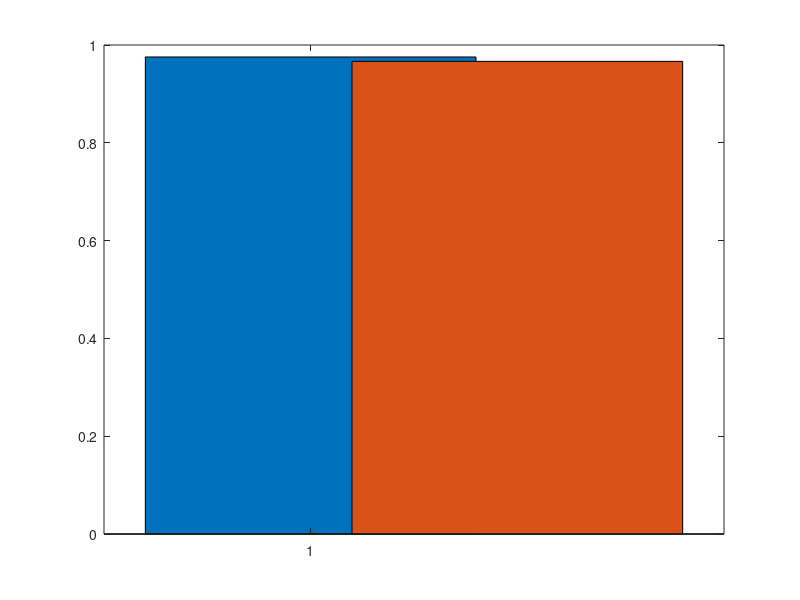

Reproduce this figure in MATLAB. (Note: this script raises an error after producing the figure.)
%% Energy consumption model (ESP32 MCU)
clc;
clear all;

% %************Data Packet Transmission*************************
%************Data Packet Transmission*************************
N=120;                                      %Number of neighbours in this case number of nodes in the network

%******Time constants*******%
SIFS = 0.00001; %10e-06; 
slot_time = 0.00002; %20e-06; 
DIFS = 0.00005; %50e-06;
delta= 0.0000020014; %1e-06;     %propagation delay(s) {d/c} from application scenario (largest distance to destination is 600.0m)
Tsim=20;                                    %20s simulation time
TudpStopTime=15.75;                         % UDPApp stop time
sendinterval= 0.25;                         %packet send interval
Tremaining_sim = Tsim-TudpStopTime;         %time remaining after the UDP stopTime till end of simulation (Tsim-TstopTime_UDP)
P_ack=194;                                  %194 bits including PHY layer 
D_rate=65000000;                            %65 Mbps
T_ACK= SIFS+(P_ack/D_rate);                 %Ack packet reception time
Tr=SIFS+(P_ack/D_rate)+delta;
%*****power consumption value in diff. mode of ESP32 MCU operation*******%
Pt= 0.594;                                  %Tx in watts, 180mA @3.3v VDD
Pr=0.33;                                    %Rx power in watts, 100mA @3.3v VDD
Pidle=49.5e-3;                              %P idle in watts, 15mA @ 3.3v VDD
Pslp=2.64e-3;                               %P sleep mode in watts, 0.8mA @ 3.3v VDD 

%********************Neighbor Discovery**********************
T_NS=1.011365623272451e-04;                           % Neighbor Solicitation (NS) msg Tx time from DCF model in chpt 4 with 65Mbps rate (946 bits)
T_NA=1.011365623272451e-04;                           % Neighbor Advertisement (NA) msg (946 bits) Tx time from DCF model in chpt 4 with 65Mbps rate

%EC_ND= (Pt*T_NS)*(N-1) +(Pr*T_NA)*(N-1);    %EC from ND TXsion and Rxtion

EC_ND= Pt*T_NS + (N-1)*Pr*T_NS +  Pt*T_NA + (N-1)*Pr*T_NA; 
%********************RPL Control Message**********************
sendinterval_cntrl= 10; 

Ttx_DIO=9.161618841683301e-05; %9.92e-05;  %Time to transmit DIO cntrl msg=Time to receive DIO 
Trx_DIO=9.161618841683301e-05; %9.92e-05;

Tidlecntrldio = sendinterval_cntrl - (Ttx_DIO*119);

% EC_RPL= (Pr*Trx_DIO) + (Pt*Ttx_DIO)*(N-1) +(Pr*Trx_DIO)*(N-1) + Pidle*(Tidlecntrldio);    %DIO broadcast to all Ngbrs, receive rom all Ngbrs, and 1 reception from Root/gateway

EC_RPL= (Pt*Trx_DIO)+ (Pr*Trx_DIO)*(N-1) + (Pt*Ttx_DIO) + Pr*Ttx_DIO*(N-1) + Pidle*(Tidlecntrldio); 

%********************Data packets**********************
K=5/sendinterval;                            %No. of packets sent by each node over 5 second recording period
Ttx=0.000434383;                             %Tx time from DCF model in chpt 4 with 65Mbps rate
%Trx=3.902844102564103e-05;                   %Tr same as transmission time

Tidle= sendinterval - (Ttx+T_ACK);             %Time interval between end of a packet transmission and the beginning of the next


%EC_data=(Pt*Ttx)*20 + (Pr*T_ACK)*20 + (Pidle*Tidle)*20;
EC_data=((Pt*Ttx) + Pr*Ttx +Pt*T_ACK + (Pr*Tr) + (Pidle*Tidle))*20;

%*********TOTAL Energy Consumed Per Sweep***********%

EC_Total= EC_ND + EC_RPL + EC_data +(Pidle*Tremaining_sim);

%% Simulation Validation with 1 Shot (Energy Consumed per Shot per Geophone
% %%%
% EC_SimvsAnly =[0.966564279]; %0.9605];   %1st column 20 MHz non-overlapping, 2nd 40 MHz partially ovlpn
% err_chpt6sec2 = [0.008816741]; 
% %EC_Total=[];
% %Analytic= [0.972506400715762];
% 
% figure;
% ax = gca;
% 
% % Define the positions for each set of bars
% x = 1:2;
% 
% % Plot the bars
% bar(ax, x(1), EC_SimvsAnly);
% hold(ax, 'on');
% errorbar(ax, x(1), EC_SimvsAnly, err_chpt6sec2, 'LineStyle', 'none', 'Color', 'k');
% bar(ax, x(2), EC_Total);
% 
% % Set the axis limits and labels
% xlim(ax, [0 3]);
% xticks(ax, x);
% xticklabels(ax, {'Simulation', 'Analytical'});
% %xlabel(ax, 'Data Sets');
% ylabel(ax, 'EC (Joules)');

%%%***************************************
EC_SimvsAnly =[0.966564279]; %0.9605];   %1st column 20 MHz non-overlapping, 2nd 40 MHz partially ovlpn
err_chpt6sec2 = [0.008816741]; 
%EC_Total=[];
%Analytic= [0.972506400715762];

figure;
ax = gca;

% Define the positions for each set of bars
x = 1:2;

% Plot the bars
bar(ax, x(1), EC_Total);
hold(ax, 'on');
bar(ax, x(2), EC_SimvsAnly);
hold(ax, 'on');
errorbar(ax, x(2), EC_SimvsAnly, err_chpt6sec2, 'LineStyle', 'none', 'Color', 'k','LineWidth', 2);


% Set the axis limits and labels
xlim(ax, [0 3]);
xticks(ax, x);
xticklabels(ax, {'Analytical','Simulation'});
%xlabel(ax, 'Data Sets');
ylabel(ax, 'EC (Joules)');

%%%% Plotting EC in individual phases from Analytical and compare with
%%%% simulation
figure;
ax = gca;

x = 1:5;

bar(EC_ND);
hold(ax, 'on');
bar(ax, x(2), EC_RPL);
hold(ax, 'on');

bar(ax, x(3), EC_data);
hold(ax, 'on');

bar(ax, x(4), EC_Total);

% Plot the bars
bar(ax, x(5), EC_SimvsAnly);
hold(ax, 'on');
errorbar(ax, x(5), EC_SimvsAnly, err_chpt6sec2, 'LineStyle', 'none', 'Color', 'k','LineWidth', 2);
% Set the axis limits and labels
xlim(ax, [0 6]);
xticks(ax, x);
xticklabels(ax, {'ND', 'RPL','Data Tx','Total Analytical','Total Simulation'});
% xticklabels(ax, {'Network setup ND', 'Network setup RPL','Data Tx/node/Shot','Total Analytical','Total Simulation'});
%xlabel(ax, 'Data Sets');
ylabel(ax, 'EC (Joules)');


% figure();
% Analytic= [0.978363164207432];
% EC_SimvsAnly =[	0.966564279; 0.978363164207432]; %0.9605];   %1st column 20 MHz non-overlapping, 2nd 40 MHz partially ovlpn
% err_chpt6sec2 = [0.008816741; 0]; 
% b = bar(EC_SimvsAnly, 'grouped');
% xticklabels ({'Simulation', 'Analytical',});
% %xticklabels ({'Hop Count OF', 'Energy OF' , 'ETX OF', 'EC Analytical',});
% title=('Average Energy Consumed Per node Per Shot');
% %xlabel('PDR', 'FontSize',16,'FontWeight','bold');
% ylabel ('EC (Joules)','FontSize',16,'FontWeight','bold');
% %lg = legend ( 'Hop Count OF', 'Energy OF' , 'ETX OF', 'Analytical', 'AutoUpdate' , 'off' );
% %lg = legend ( 'Hop Count', 'ETX', 'Energy' , 'AutoUpdate' , 'off' );
% lg.Location = 'northwest' ;
% %For error bar plot
% hold on
% % Find the number of groups and the number of bars in each group
% [ngroups, nbars] = size(EC_SimvsAnly);
% % Calculate the width for each bar group
% groupwidth = min(0.8, nbars/(nbars + 1.5));
% % Set the position of each error bar in the centre of the main bar
% for i = 1:nbars
%     % Calculate center of each bar
%     x = (1:ngroups) - groupwidth/2 + (2*i-1) * groupwidth / (2*nbars);
%    % errorbar(model_series,model_error);
%   errorbar(x,EC_SimvsAnly(:,i), err_chpt6sec2(:,i), 'k', 'linestyle', 'none');
% end
% %hold on
% %bar(Analytic);
% hold off

% %############################### OLD ###################################
% %Tx, Rx, and Idle times
% Tt=0.000434383;                             %Tx time from DCF model in chpt 4 with 65Mbps rate
% Tr=3.902844102564103e-05;                   %Tr same as transmission time
% 
% Tidle= sendinterval - (Tt+Tr);                   %Time interval between end of a packet transmission
%                                             %and the beginning of the next
% 
% %Energy consumed for a single packet transmission
% 
% Ep = (Pt*Tt) + (Pr*Tr) + (Pidle*Tidle) 
% 
% %Energy consumed per shot with 20 pckts sent excluding Control packets
% 
% Ep_pernode = (Pt*Tt)*20 + (Pr*Tr)*20 + (Pidle*Tidle)*20 +(Pidle*Tremaining_sim);     % (Pr*Tidle)--> (Pr=Plisten)--> Rx listening during idle period
%                                                     % (Pidle*Tidle)
% % %Energy consumed per shot with 20 pckts sent excluding Control packets
% %  Esht= (Ep*20)+(Pidle*Tremaining_sim);
% % 
% % 
%  %************Control(DIO/DAO) Packet Transmission*************************
% sendinterval_cntrl= 10;                           %default DIO interval in RPL is set to be 10 seconds
% Tdio=9.92e-05;	        %From calculations in file "Dio_Dao_TxtimeCalc.m"
% %Tdao=1.09207e-05;           %From calculations in file "Dio_Dao_TxtimeCalc.m"
% 
% % Tdio=1.10749e-05;	        %From calculations in file "Dio_Dao_TxtimeCalc.m"
% % Tdao=1.09207e-05;           %From calculations in file "Dio_Dao_TxtimeCalc.m"
% 
% Tidlecntrldio = sendinterval_cntrl - (Tdio*120);
% %Tidlecntrldao = sendinterval_cntrl - (Tdao*120);
% 
% % Tidlecntrldio = sendinterval_cntrl - Tdio;
% % Tidlecntrldao = sendinterval_cntrl - Tdao;
% 
% %Energy consumed for dio packet transmission per shot
% 
% % Ep_cntrl = (Pr*Tdio) + (Pt*Tdio)*120 + (Pidle*Tidlecntrldio);         %Energy consumed per shot due to dio Messages
% Ep_cntrl = 2*(Pr*Tdio) + (Pt*Tdio)*120*2 + (Pidle*Tidlecntrldio);       %Pr is for 1st dio received rom gateway
%                                                                         % Dio broadcasted to all nodes twice throughout simulation, 
%                                                                         % Tidlecontroldio is after the 1st dio txmsn
% 
% %Ep_cntrlsht = Pt*(Tdio+Tdao) + Pr*(Tdio+Tdao) + Pidle*(Tidlecntrldio);
%  %Pidle*(Tidlecntrldio+Tidlecntrldao);
% 
% 
% % ECpershot= Esht+Ep_cntrlsht;    %Total energy consumed per shot in joules 
% 
%  %************Control(DAO) Packet Transmission*************************
% Tdio=9.92e-05;	        %From calculations in file "Dio_Dao_TxtimeCalc.m"
% 
% Tidlecntrldio = sendinterval_cntrl - (Tdio*120);
% 
% %*******Total Energy Consumed in Joule per Shot*********%
% 
% ECpershot= Ep_pernode+Ep_cntrl;    %Total energy consumed per shot in joules 
% %############################### OLD END ###################################

%%%%%%%%%%%%%%%%%%%%%%%%%%%%%%%%%%%%%%%%%%%%%%%%%%%%%%%%%%%%%%%%%%%%%%%%%
% %
% Tsim=20;                                    %20s simulation time
% TudpStopTime=15.75;                         % UDPApp stop time
% sendinterval= 0.25;                         %packet send interval
% Tremaining_sim = Tsim-TudpStopTime;         %time remaining after the UDP stopTime till end of simulation (Tsim-TstopTime_UDP)
% %power consumption value in diff. mode of ESP32 MCU operation
% Pt= 0.594;                                  %Tx in watts, 180mA @3.3v VDD
% Pr=0.33;                                    %Rx power in watts, 100mA @3.3v VDD
% Pidle=49.5e-3;                              %P idle in watts, 15mA @ 3.3v VDD
% Pslp=2.64e-3;                               %P sleep mode in watts, 0.8mA @ 3.3v VDD 
% 
% %Tx, Rx, and Idle times
% Tt=0.000434383;                             %Tx time from DCF model in chpt 4 with 65Mbps rate
% Tr=Tt;                                      %Tr same as transmission time
% Tidle= sendinterval - Tt;                   %Time interval between end of a packet transmission
%                                             %and the beginning of the next
% 
% %Energy consumed for a single packet transmission
% 
% Ep = (Pt*Tt) + (Pr*Tr) + (Pidle*Tidle);
% 
% Ep_pernode = (Pt*Tt)*20 + (Pr*Tidle)*20 + (Pidle*Tidle)*20;     % (Pr*Tidle)--> (Pr=Plisten)--> Rx listening during idle period
%                                                     % (Pidle*Tidle)
% %Energy consumed per shot with 20 pckts sent excluding Control packets
%  Esht= (Ep*20)+(Pidle*Tremaining_sim);
% 
% 
%  %************Control(DIO/DAO) Packet Transmission*************************
% sendinterval_cntrl= 10;                           %default DIO interval in RPL is set to be 10 seconds
% Tdio=1.10749e-05;	        %From calculations in file "Dio_Dao_TxtimeCalc.m"
% Tdao=1.09207e-05;           %From calculations in file "Dio_Dao_TxtimeCalc.m"
% Tidlecntrldio = sendinterval_cntrl - Tdio;
% Tidlecntrldao = sendinterval_cntrl - Tdao;
% 
% %Energy consumed for a single packet transmission
% 
% Ep_cntrl = (Pt*Tdio) + (Pr*Tdio) + (Pidle*Tidlecntrldio);       %Energy consumed per shot due to dio Messages
% 
% Ep_cntrlsht = Pt*(Tdio+Tdao) + Pr*(Tdio+Tdao) + Pidle*(Tidlecntrldio);
%  %Pidle*(Tidlecntrldio+Tidlecntrldao);
% 
% 
% %Total Energy Consumed in Joule per Shot
% 
% ECpershot= Esht+Ep_cntrlsht;    %Total energy consumed per shot in joules 



% %% Simulation Validation with 1 Shot (Energy Consumed per Shot per Geophone
% 
% figure();
% EC_SimvsAnly =[1.01197138; 1.001442857;	1.066622912; 0.9714]; %0.9605];   %1st column 20 MHz non-overlapping, 2nd 40 MHz partially ovlpn
% err_chpt6sec2 = [0.035653179; 0.031773763;	0.036471177; 0]; 
% Analytic=[0.9605];
% b = bar(EC_SimvsAnly, 'grouped');
% xticklabels ({'Hop Count OF', 'Energy OF' , 'ETX OF', 'EC Analytical',});
% title=('Average Energy Consumed Per node Per Shot')
% %xlabel('PDR', 'FontSize',16,'FontWeight','bold');
% ylabel ('EC (Joules)','FontSize',16,'FontWeight','bold');
% %lg = legend ( 'Hop Count OF', 'Energy OF' , 'ETX OF', 'Analytical', 'AutoUpdate' , 'off' );
% %lg = legend ( 'Hop Count', 'ETX', 'Energy' , 'AutoUpdate' , 'off' );
% lg.Location = 'northwest' ;
% %For error bar plot
% hold on
% % Find the number of groups and the number of bars in each group
% [ngroups, nbars] = size(EC_SimvsAnly);
% % Calculate the width for each bar group
% groupwidth = min(0.8, nbars/(nbars + 1.5));
% % Set the position of each error bar in the centre of the main bar
% for i = 1:nbars
%     % Calculate center of each bar
%     x = (1:ngroups) - groupwidth/2 + (2*i-1) * groupwidth / (2*nbars);
%    % errorbar(model_series,model_error);
%   errorbar(x,EC_SimvsAnly(:,i), err_chpt6sec2(:,i), 'k', 'linestyle', 'none');
% end
% %hold on
% %bar(Analytic);
% hold off

